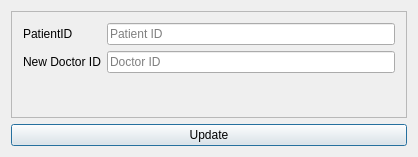
<?xml version="1.0" encoding="UTF-8"?>
<ui version="4.0">
 <class>UpdatePatientDialog</class>
 <widget class="QDialog" name="UpdatePatientDialog">
  <property name="geometry">
   <rect>
    <x>0</x>
    <y>0</y>
    <width>418</width>
    <height>157</height>
   </rect>
  </property>
  <property name="windowTitle">
   <string>UpdatePatientDialog</string>
  </property>
  <layout class="QGridLayout" name="gridLayout">
   <item row="0" column="0">
    <widget class="QFrame" name="frame">
     <property name="frameShape">
      <enum>QFrame::StyledPanel</enum>
     </property>
     <property name="frameShadow">
      <enum>QFrame::Raised</enum>
     </property>
     <layout class="QFormLayout" name="formLayout">
      <item row="1" column="0">
       <widget class="QLabel" name="label_2">
        <property name="text">
         <string>PatientID</string>
        </property>
       </widget>
      </item>
      <item row="1" column="1">
       <widget class="QLineEdit" name="UpdatePatientIDLineEdit">
        <property name="placeholderText">
         <string>Patient ID</string>
        </property>
       </widget>
      </item>
      <item row="2" column="1">
       <widget class="QLineEdit" name="NewDocIDlineEdit">
        <property name="placeholderText">
         <string>Doctor ID</string>
        </property>
       </widget>
      </item>
      <item row="2" column="0">
       <widget class="QLabel" name="label">
        <property name="text">
         <string>New Doctor ID</string>
        </property>
       </widget>
      </item>
     </layout>
    </widget>
   </item>
   <item row="1" column="0">
    <widget class="QPushButton" name="updatePatientPushButton">
     <property name="text">
      <string>Update</string>
     </property>
    </widget>
   </item>
  </layout>
 </widget>
 <layoutdefault spacing="6" margin="11"/>
 <resources/>
 <connections/>
</ui>
